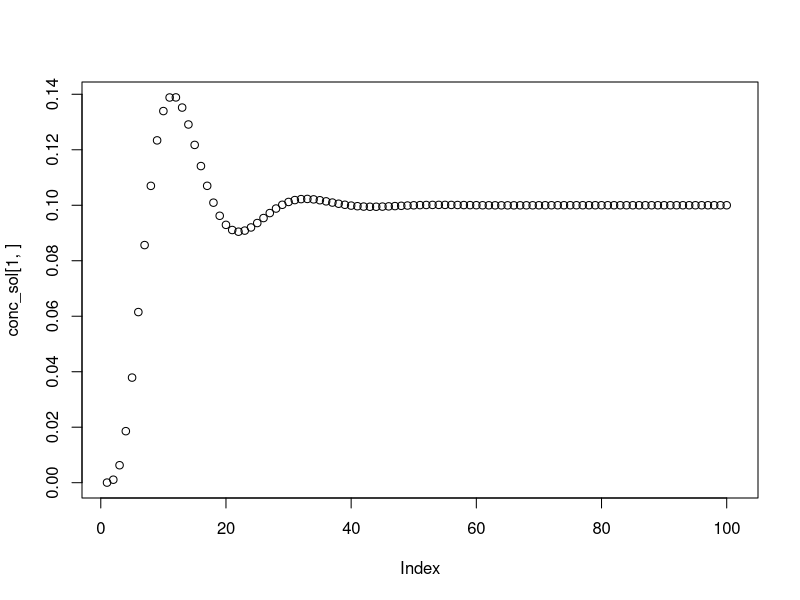

Write the R code that produced this figure.
# function to create eigenvalue diagonal matrix Lambda
exp_Lambda = function(lambda_values, t) {
  return( diag(exp(lambda_values * t)) )
}

# initial conditions
# number of boxes
n_box = 10
# advection velocity
v_a = .5
# diffusion coeff
k.h.dt = .1
# initial box number
i_box = 5
# initial concentration
C_i = 1
# time series
t = 0:100

K = matrix(0, nrow = n_box, ncol = n_box)
# diffusion
add_diffusion_term = function(K, k.h.dt, n_box) {
  for (i in seq(n_box)) {
    K[i, i] = K[i, i] + -2 * k.h.dt
    if (i == 1) {
      K[i, n_box] = K[i, n_box] + k.h.dt
    } else {
      K[i, (10+i-1)%%n_box] = K[i, (10+i-1)%%n_box] + k.h.dt
    }
    if (i == 9) {
      K[i, n_box] = K[i, n_box] + k.h.dt
    }
    K[i, (10+i+1)%%n_box] = K[i, (10+i+1)%%n_box] + k.h.dt
  }
  return( K )
}
# advection - call if v_a != 0
add_advection_term = function(K, v_a, n_box) {
  for (i in seq(n_box)) {
    K[i, i] = K[i, i] + -1 * v_a
    if (v_a > 0) {
      if (i == 1) {
        K[i, n_box] = K[i, n_box] + v_a
      } else {
        K[i, (10+i-1)%%n_box] = K[i, (10+i-1)%%n_box] + v_a
      }
    } else {
      if (i == 9) {
        K[i, n_box] = K[i, n_box] + v_a
      }
      K[i, (10+i+1)%%n_box] = K[i, (10+i+1)%%n_box] + v_a
    }
  }
  return( K )
}

# construct transition matrix
K = add_advection_term(K, v_a, n_box)
K = add_diffusion_term(K, k.h.dt, n_box)

# eigenvalues and eigenvectors
eigens = eigen(K)
e_vals = eigens$values
Xe = eigens$vectors
Xe.inv = solve(Xe)

# initial condition
C_0 = matrix(0, n_box, 1)
C_0[i_box] = C_i
C_0

# matrix to store the transition of concentration
Conc = matrix(nrow = n_box, ncol = length(t))

# loop over time to calculate C(t) for t
for (t_i in t) {
  Lambda = exp_Lambda(e_vals, t_i)
  conc_t_i = Xe %*% Lambda %*% Xe.inv %*% C_0
  Conc[, t_i] = conc_t_i
}
conc_sol = Re(Conc)

# plot box 1
plot(conc_sol[1, ])

